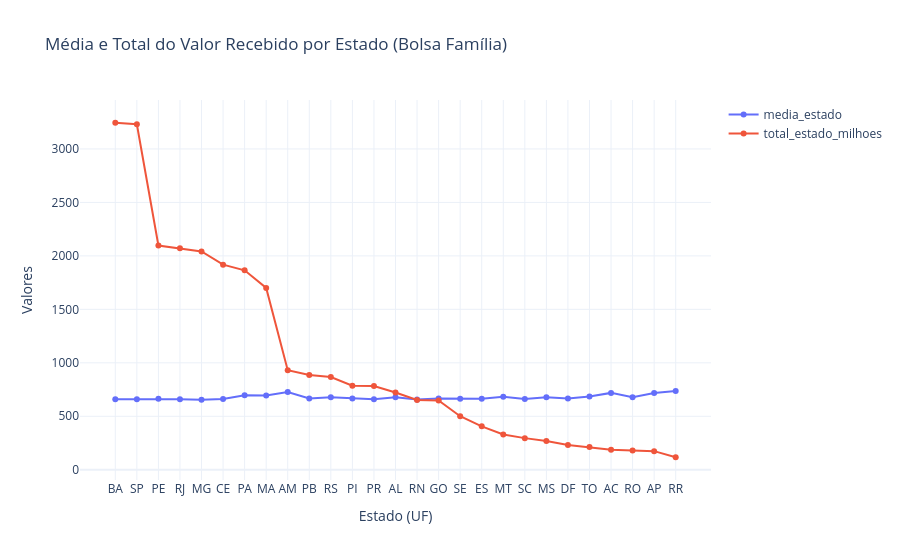

The notebook cell saved with this chart:
### Code cell
# mesmo gráfico usando interatividade do plotly:

df_plot["total_estado_milhoes"] = df_plot["total_estado"] / 1_000_000

fig = px.line(
    df_plot,
    x="uf",
    y=["media_estado", "total_estado_milhoes"],
    markers=True,
    labels={
        "value": "Valor (R$)",
        "variable": "Tipo de Valor",
        "uf": "Estado (UF)"
    },
    title="Média e Total do Valor Recebido por Estado (Bolsa Família)"
)

fig.update_traces(textposition="top center")
fig.update_layout(
    xaxis_title="Estado (UF)",
    yaxis_title="Valores",
    legend_title_text="",
    hovermode="x unified",
    template="plotly_white"
)

fig.show()

### Figure 1 — Plotly figure (JSON) as saved in the notebook; plotly's stock layout.template omitted (floating-point values rounded to 4 significant figures)
{"data": [{"hovertemplate": "Tipo de Valor=media_estado<br>Estado (UF)=%{x}<br>Valor (R$)=%{y}<extra></extra>", "legendgroup": "media_estado", "line": {"color": "#636efa", "dash": "solid"}, "marker": {"symbol": "circle"}, "mode": "lines+markers", "name": "media_estado", "orientation": "v", "showlegend": true, "textposition": "top center", "type": "scatter", "x": ["BA", "SP", "PE", "RJ", "MG", "CE", "PA", "MA", "AM", "PB", "RS", "PI", "PR", "AL", "RN", "GO", "SE", "ES", "MT", "SC", "MS", "DF", "TO", "AC", "RO", "AP", "RR"], "xaxis": "x", "y": [659.6, 660.4, 664.0, 660.1, 654.4, 661.3, 697.5, 694.9, 727.2, 665.8, 678.8, 667.2, 660.0, 677.8, 656.9, 665.2, 663.0, 663.3, 681.9, 661.4, 678.8, 667.4, 684.8, 718.8, 678.7, 717.5, 737.3], "yaxis": "y"}, {"hovertemplate": "Tipo de Valor=total_estado_milhoes<br>Estado (UF)=%{x}<br>Valor (R$)=%{y}<extra></extra>", "legendgroup": "total_estado_milhoes", "line": {"color": "#EF553B", "dash": "solid"}, "marker": {"symbol": "circle"}, "mode": "lines+markers", "name": "total_estado_milhoes", "orientation": "v", "showlegend": true, "textposition": "top center", "type": "scatter", "x": ["BA", "SP", "PE", "RJ", "MG", "CE", "PA", "MA", "AM", "PB", "RS", "PI", "PR", "AL", "RN", "GO", "SE", "ES", "MT", "SC", "MS", "DF", "TO", "AC", "RO", "AP", "RR"], "xaxis": "x", "y": [3245.0, 3231.0, 2097.0, 2071.0, 2041.0, 1918.0, 1865.0, 1701.0, 931.4, 886.6, 867.0, 786.2, 783.6, 722.4, 652.8, 647.4, 500.2, 405.7, 329.2, 295.7, 269.5, 231.1, 211.6, 188.1, 179.3, 174.2, 116.9], "yaxis": "y"}], "layout": {"hovermode": "x unified", "legend": {"title": {"text": ""}, "tracegroupgap": 0}, "title": {"text": "Média e Total do Valor Recebido por Estado (Bolsa Família)"}, "xaxis": {"anchor": "y", "domain": [0, 1], "title": {"text": "Estado (UF)"}}, "yaxis": {"anchor": "x", "domain": [0, 1], "title": {"text": "Valores"}}}}
